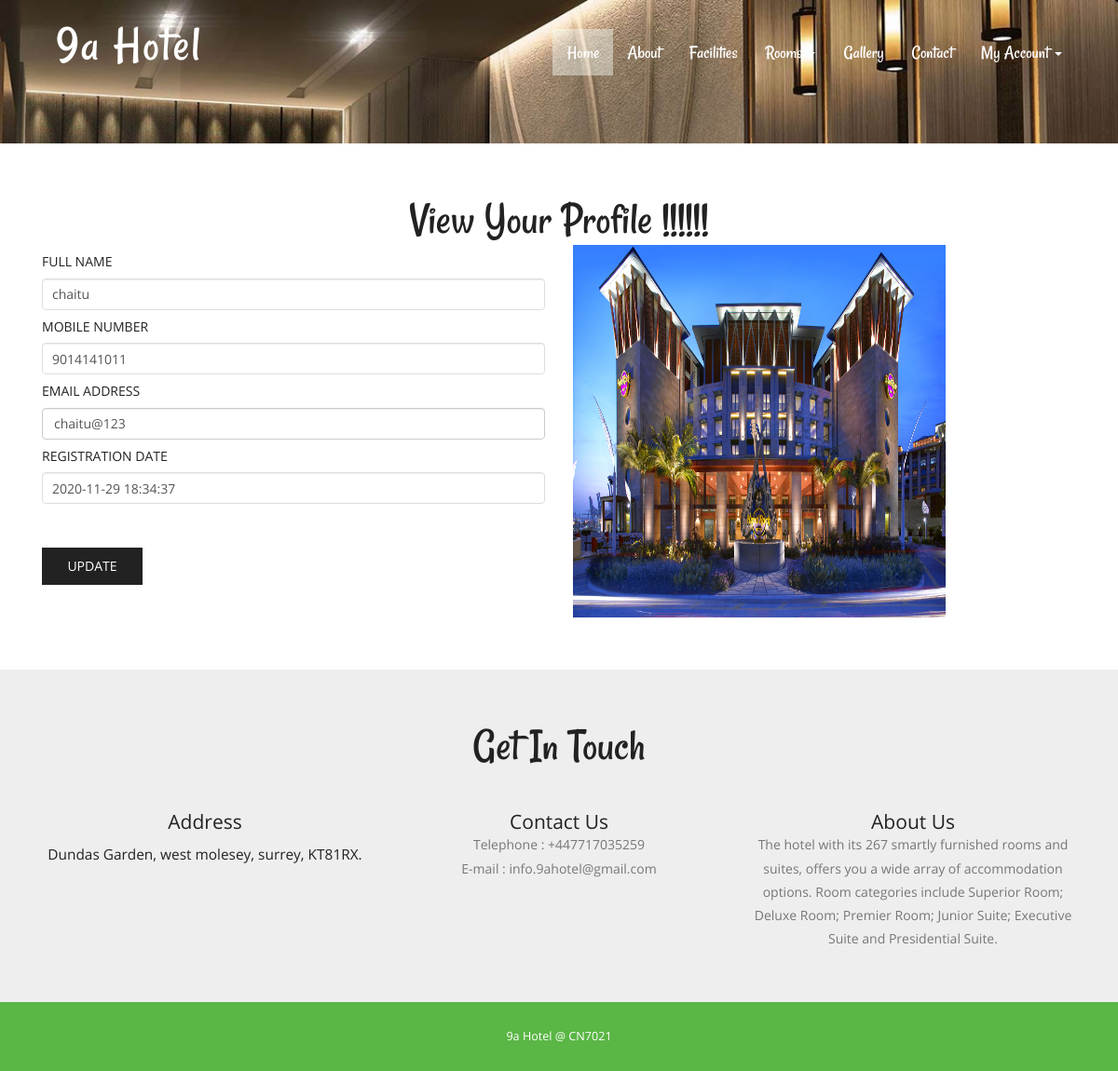
The page /profile.php (signed in) on the database its author committed.
### tables this page shows
CREATE TABLE `tbluser` (
  `ID` int(10) NOT NULL,
  `FullName` varchar(200) DEFAULT NULL,
  `MobileNumber` bigint(10) DEFAULT NULL,
  `Email` varchar(120) DEFAULT NULL,
  `Password` varchar(120) DEFAULT NULL,
  `RegDate` timestamp NULL DEFAULT current_timestamp()
);

CREATE TABLE `tblpage` (
  `ID` int(10) NOT NULL,
  `PageType` varchar(120) DEFAULT NULL,
  `PageTitle` varchar(200) DEFAULT NULL,
  `PageDescription` mediumtext DEFAULT NULL,
  `Email` varchar(120) DEFAULT NULL,
  `MobileNumber` bigint(10) DEFAULT NULL,
  `UpdationDate` timestamp NULL DEFAULT NULL ON UPDATE current_timestamp()
);

### profile.php (the view, shortened to what this page needs)
<?php
include('includes/dbconnection.php');
if (strlen($_SESSION['hbmsuid']==0)) {
  header('location:logout.php');
  } else{
  ?>
<!DOCTYPE HTML>
<html>
<head>
<link href="css/bootstrap.css" rel="stylesheet" type="text/css" media="all">
<link href="css/style.css" rel="stylesheet" type="text/css" media="all" />
</head>
<body>
			<div class="header head-top">
				<div class="container">
			<?php include_once('includes/header.php');?>
		</div>
</div>
			<div class="content">
				<div class="contact">
				<div class="container">
					<h2>View Your Profile !!!!!!</h2>
				<div class="contact-grids">
						<div class="col-md-6 contact-right">
							<form method="post">
								<?php
$uid=$_SESSION['hbmsuid'];
$sql="SELECT * from  tbluser where ID=:uid";
$query = $dbh -> prepare($sql);
$query->bindParam(':uid',$uid,PDO::PARAM_STR);
$query->execute();
$results=$query->fetchAll(PDO::FETCH_OBJ);
$cnt=1;
if($query->rowCount() > 0)
{
foreach($results as $row)
{               ?>
								<h5>Full Name</h5>
								<input type="text" value="<?php  echo $row->FullName;?>" name="fname" required="true" class="form-control">
								<h5>Mobile Number</h5>
								<input type="text" name="mobno" class="form-control" required="true" maxlength="10" pattern="[0-9]+" value="<?php  echo $row->MobileNumber;?>">
								<h5>Email Address</h5>
								<input type="email" class="form-control" value="<?php  echo $row->Email;?>" name="email" required="true" readonly='true'>
								<h5>Registration Date</h5>
								<input type="text" value="<?php  echo $row->RegDate;?>" class="form-control" name="password" readonly="true">
								<br /><?php $cnt=$cnt+1;}} ?>
								<br/>
								 <input type="submit" value="Update" name="submit">
						 	 </form>
						</div>
						<div class="col-md-6 contact-right">
						 	 <img src="images/img.jpg" width="400" height="400" />
						</div>
						<div class="clearfix"></div>
					</div>
				</div>
			</div>
		<?php include_once('includes/getintouch.php');?>
			</div>
			<?php include_once('includes/footer.php');?>
</html><?php }  ?>

### includes/getintouch.php
<div class="touch-section">
					<div class="container">
						<h3>get in touch</h3>
						<div class="touch-grids">
							<?php
$sql="SELECT * from tblpage where PageType='contactus'";
$query = $dbh -> prepare($sql);
$query->execute();
$results=$query->fetchAll(PDO::FETCH_OBJ);
$cnt=1;
if($query->rowCount() > 0)
{
foreach($results as $row)
{               ?>
							<div class="col-md-4 touch-grid">
								<h4>address</h4>
								<h5><?php  echo htmlentities($row->PageDescription);?></h5>
							</div>
							<div class="col-md-4 touch-grid">
								<h4>Contact Us</h4>
								<p>Telephone : +<?php  echo htmlentities($row->MobileNumber);?></p>
							<p>E-mail : <?php  echo htmlentities($row->Email);?></p>
							</div><?php $cnt=$cnt+1;}} ?>
							<div class="col-md-4 touch-grid">
								<?php
$sql="SELECT * from tblpage where PageType='aboutus'";
$query = $dbh -> prepare($sql);
$query->execute();
$results=$query->fetchAll(PDO::FETCH_OBJ);
$cnt=1;
if($query->rowCount() > 0)
{
foreach($results as $row)
{               ?>
							<h4><?php  echo htmlentities($row->PageTitle);?></h4>
								<p><?php  echo htmlentities($row->PageDescription);?></p>
							</div><?php $cnt=$cnt+1;}} ?>
							<div class="clearfix"></div>
						</div>
					</div>
					</div>

### css/style.css (style rules this page uses)
h1,h2,h3,h4,h5,h6 { padding:0 0; margin:0 0; }
p { padding:0 0; margin:0 0; }
body { padding:0 0; margin:0 0; font-family: 'OpenSans-Regular' }
.header { background:url(../images/banner1.jpg) no-repeat 0px 0px; background-size:cover; -webkit-background-size: cover; -moz-background-size: cover; -o-background-size: cover; -ms-background-size: cover; min-height:764px; padding-bottom: 4em; }
.touch-section { padding: 4em 0; text-align: center; background-color: #eee; }
.touch-grids { margin-top: 3em; }
.touch-grid h4 { font-size: 1.5em; color: #222; text-transform: capitalize; }
.touch-section h3 { font-size: 3.5em; text-transform: capitalize; font-family: 'Rancho-Regular'; color: #222; }
.touch-grid h5 { font-size: 1.1em; padding: 1em 0; color: #222; }
.touch-grid p { font-size: 1em; line-height: 1.8em; color: #777; }
.head-top { min-height: 115px !important; }
.contact { padding: 4em 0; }
.contact h2 { font-size: 3.5em; text-transform: capitalize; font-family: 'Rancho-Regular'; color: #222; text-align:center; }
.contact-right h5 { font-size:1em; text-transform: uppercase; font-weight: 400; padding: 10px 0; color: #222; }
.contact-right input[type="text"] { width: 100%; padding: 10px 10px; font-size: 1em; outline: none; border: 1px solid #dcdee0; }
.contact-right input[type="submit"] { width: 20%; font-size: 1em; text-transform: uppercase; background: #222; border: none; outline: none; margin-top: 0.5em; color: #fff; font-weight: 500; padding: 10px 0; }
@media (max-width:1440px) { .header { min-height: 679px; } }
@media (max-width:1366px) { .header { min-height: 652px; } }
@media (max-width:1280px) { .header { min-height: 602px; } }

### rows shown on the page
tbluser: fname "chaitu", mobno "9014141011", email "chaitu@123", password "2020-11-29 18:34:37"
tblpage: PageDescription "Dundas Garden, west molesey, surrey, KT81RX.", MobileNumber "447717035259", Email "info.9ahotel@gmail.com"
tblpage: PageTitle "About Us", PageDescription "The hotel with its 267 smartly furnished rooms and suites, offers you a wide array of accommodation options. Room categories include Superior Room; Deluxe Room; Premier Room; Junior Suite; Executive Suite and Presidential Suite."
